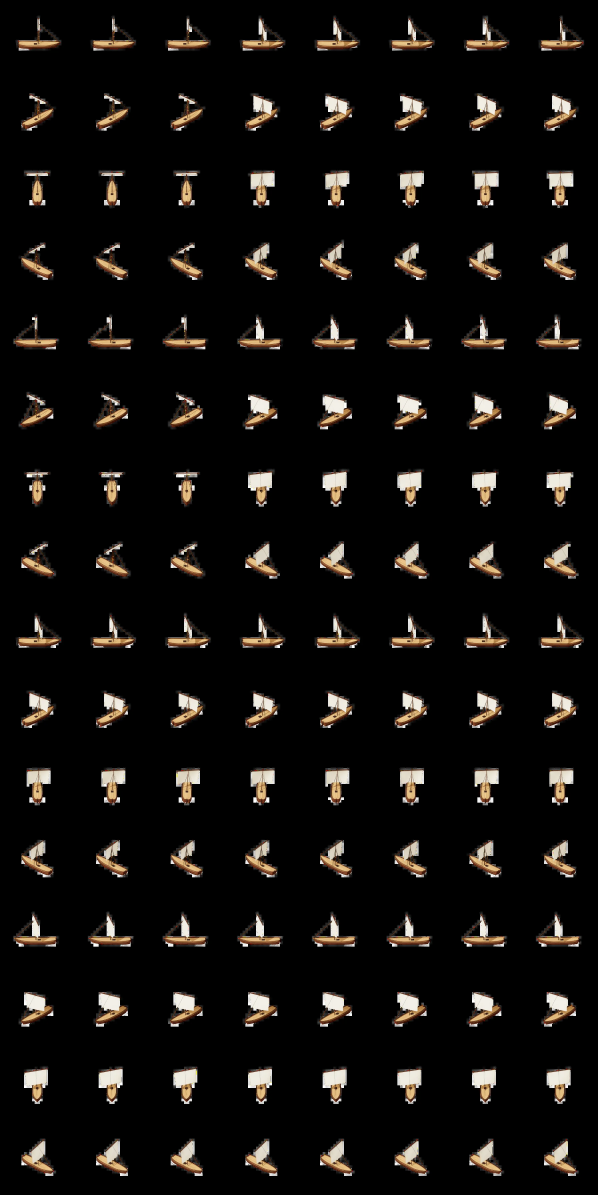
#> input picture images/ships-nav/barca.webp, 1792 x 3584 px, given in place of barca.png, which was not available (shown at 1/3 size)
$ python barca_scene.py
#> lines starting #> are read from the running program, lines starting #| are printed output that depends on the picture; pictures that were not available may be replaced by others from this repository, and a replacement may not be noted
"""바르카 단면 그림은 검은 바탕에 떠 있어서, 같은 배의 외관 원본(투명 배경)으로 배 모양을 따 리스본 앞바다(images/backgrounds/0)에 앉혔다.
   images/_extra/cabin-screen-src/ships/barca.png(외관, 투명) 의 돛 부분을 단면 그림에서 찾아 크기·자리를 맞추고, 그 투명도를 단면 그림에 씌운다."""
import cv2, numpy as np
from PIL import Image, ImageFilter
X='images/_extra/cabin-screen-src'
src=cv2.imread(X+'/ships/barca.png',cv2.IMREAD_UNCHANGED); cut=cv2.imread(X+'/cutaway/barca.png')
#> further down, src is the input picture: shape (3584, 1792, 4); mean B, G, R, A 13.2, 15.7, 18.2, 17.7
Hc,Wc=cut.shape[:2]; a=src[:,:,3]; ys,xs=np.where(a>128)
#> after `a = src[:, :, 3]`:
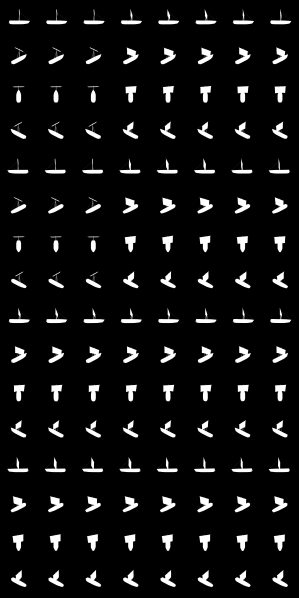
#> a: shape (3584, 1792) (shown at 1/6 size); min 0, max 255, mean 17.7
rgb=(src[:,:,:3].astype(float)*(a[:,:,None]/255.)).astype(np.uint8)
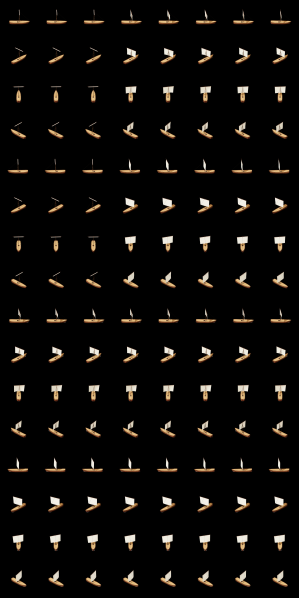
#> rgb: shape (3584, 1792, 3) (shown at 1/6 size); mean B, G, R 8.7, 10.9, 12.9
x0,y0,x1,y1=xs.min(),ys.min(),xs.max(),ys.max()
#> x0 = 45; y0 = 55; x1 = 1746; y1 = 3521
ty0,ty1=y0+int((y1-y0)*0.05),y0+int((y1-y0)*0.5); tx0,tx1=x0+int((x1-x0)*0.3),x0+int((x1-x0)*0.8)
#> after `ty0, ty1 = (y0 + int((y1 - y0) * 0.05), y0 + int((y1 - y0) * 0.5))`: ty0 = 228; ty1 = 1788
#> after `tx0, tx1 = (x0 + int((x1 - x0) * 0.3), x0 + int((x1 - x0) * 0.8))`: tx0 = 555; tx1 = 1405
tmpl=cv2.cvtColor(rgb[ty0:ty1,tx0:tx1],cv2.COLOR_BGR2GRAY); g=cv2.cvtColor(cut,cv2.COLOR_BGR2GRAY); best=None
#> after `g = cv2.cvtColor(cut, cv2.COLOR_BGR2GRAY)`:
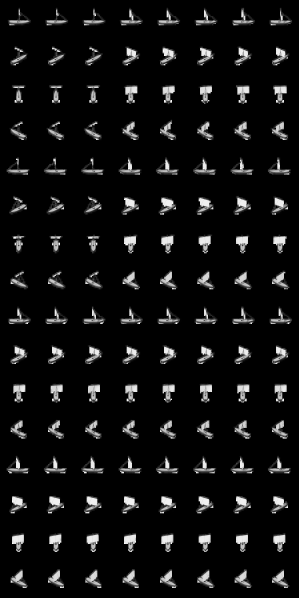
#> g: shape (3584, 1792) (shown at 1/6 size); min 0, max 255, mean 16.2
for sc in np.arange(0.8,1.3,0.02):
    t=cv2.resize(tmpl,None,fx=sc,fy=sc); r=cv2.matchTemplate(g,t,cv2.TM_CCOEFF_NORMED); _,mx,_,loc=cv2.minMaxLoc(r)
    if best is None or mx>best[0]: best=(mx,sc,loc)
#> this loop made 25 passes
#> (mx, best) on passes 1, 5, 6, 7, 8, 9, 10, 11: (0.163, (0.163, 0.8, (429, 63))), (0.179, (0.179, 0.88, (830, 151))), (0.239, (0.239, 0.9, (153, 2120))), (0.314, (0.314, 0.92, (143, 1190))), (0.427, (0.427, 0.94, (139, 1174))), (0.558, (0.558, 0.96, (578, 1156))), (0.699, (0.699, 0.98, (564, 244))), (0.862, (0.862, 1, (555, 228)))
#> pass 1, `t = cv2.resize(tmpl, None, fx=sc, fy=sc)`:
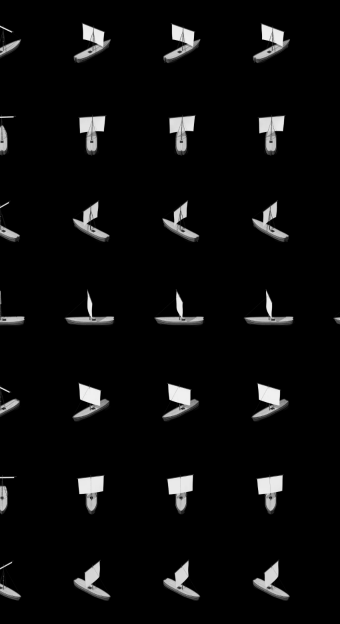
#> t: shape (1248, 680) (shown at 1/2 size); min 0, max 245, mean 11.3
#> pass 1, `r = cv2.matchTemplate(g, t, cv2.TM_CCOEFF_NORMED)`:
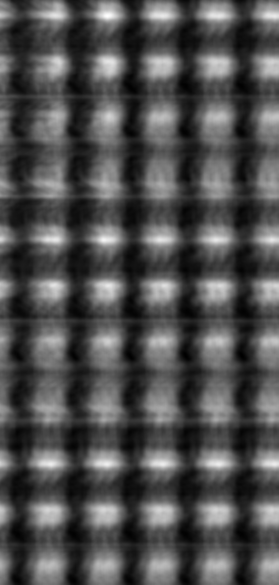
#> r: shape (2337, 1113) float32 (shown at 1/4 size); min -0.0731, max 0.163, mean 0.000122; drawn with min black and max white
#> pass 2, `r = cv2.matchTemplate(g, t, cv2.TM_CCOEFF_NORMED)`:
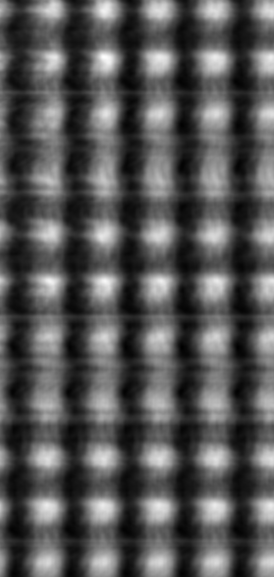
#> r: shape (2306, 1096) float32 (shown at 1/4 size); min -0.0794, max 0.158, mean -2.88e-05; drawn with min black and max white
#> after the loop:
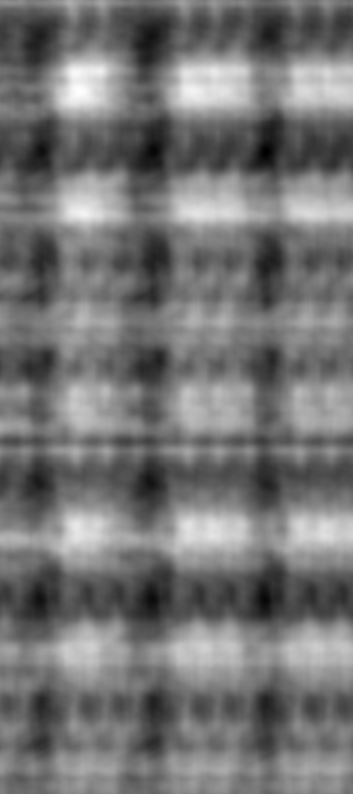
#> r: shape (1588, 705) float32 (shown at 1/2 size); min -0.0442, max 0.0522, mean -0.000119; drawn with min black and max white
_,sc,(lx,ly)=best; ox,oy=int(round(lx-tx0*sc)),int(round(ly-ty0*sc))
#> after `_, sc, (lx, ly) = best`: sc = 1; lx = 555; ly = 228
#> after `ox, oy = (int(round(lx - tx0 * sc)), int(round(ly - ty0 * sc)))`: ox = 0; oy = 0
A=cv2.resize(a,None,fx=sc,fy=sc); M=np.zeros((Hc,Wc),np.uint8)
ya0,xa0=max(0,oy),max(0,ox); ya1,xa1=min(Hc,oy+A.shape[0]),min(Wc,ox+A.shape[1])
#> after `ya0, xa0 = (max(0, oy), max(0, ox))`: ya0 = 0; xa0 = 0
#> after `ya1, xa1 = (min(Hc, oy + A.shape[0]), min(Wc, ox + A.shape[1]))`: ya1 = 3584; xa1 = 1792
M[ya0:ya1,xa0:xa1]=A[ya0-oy:ya1-oy,xa0-ox:xa1-ox]
cutI=Image.fromarray(cv2.cvtColor(cut,cv2.COLOR_BGR2RGB)); AI=Image.fromarray(M)
#> (the run stopped early here; a loop or call above may not have finished)

$ run again, with images/ships-nav/fusta.webp copied over images/ships-nav/barca.webp
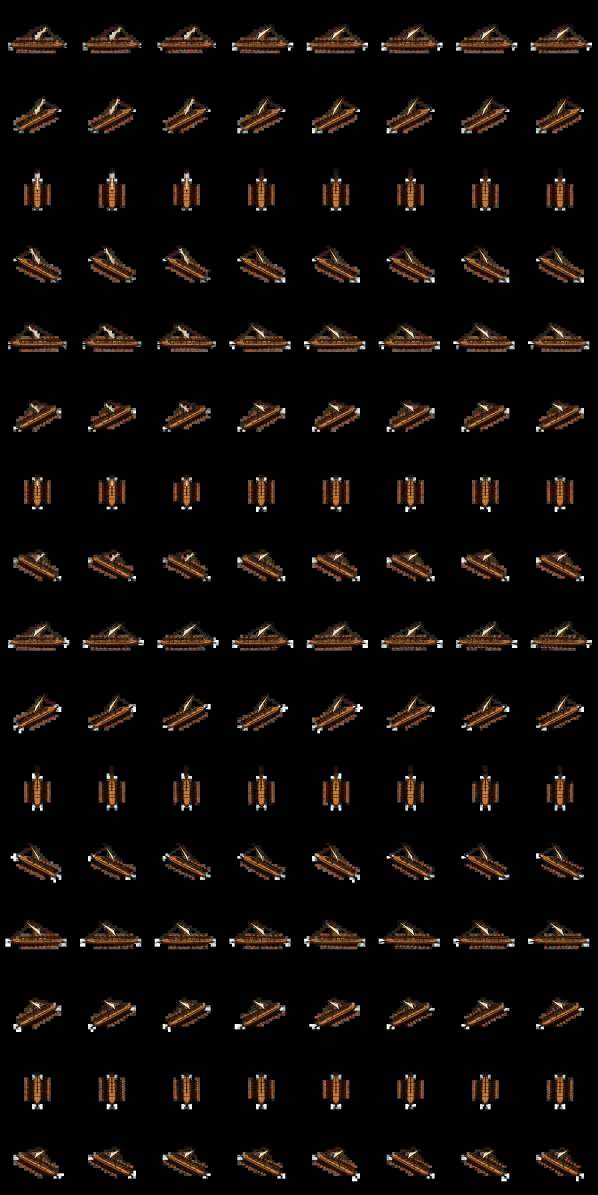
#> input picture images/ships-nav/fusta.webp, 1792 x 3584 px, given in place of barca.png, which was not available (shown at 1/3 size)
#> src is the input picture: shape (3584, 1792, 4); mean B, G, R, A 7.5, 10.2, 14.5, 14.8
#> x0 = 23; y0 = 77; x1 = 1767; y1 = 3533
#> ty0 = 249; ty1 = 1805
#> tx0 = 546; tx1 = 1418
#> the loop `for sc in np.arange(0.8,1.3,0.02):` made 25 passes
#> (mx, best) on passes 1, 2, 4, 5, 6, 7, 8, 9: (0.0693, (0.0693, 0.8, (858, 46))), (0.0721, (0.0721, 0.82, (854, 33))), (0.0834, (0.0834, 0.86, (837, 164))), (0.105, (0.105, 0.88, (611, 1239))), (0.136, (0.136, 0.9, (156, 1223))), (0.177, (0.177, 0.92, (132, 311))), (0.228, (0.228, 0.94, (784, 295))), (0.31, (0.31, 0.96, (116, 280)))
#> pass 1, `r = cv2.matchTemplate(g, t, cv2.TM_CCOEFF_NORMED)`:
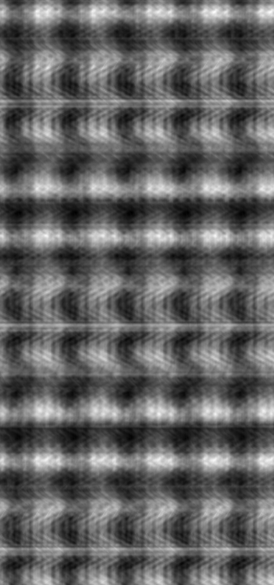
#> r: shape (2340, 1095) float32 (shown at 1/4 size); min -0.0442, max 0.0693, mean 0.00014; drawn with min black and max white
#> after the loop `for sc in np.arange(0.8,1.3,0.02):`:
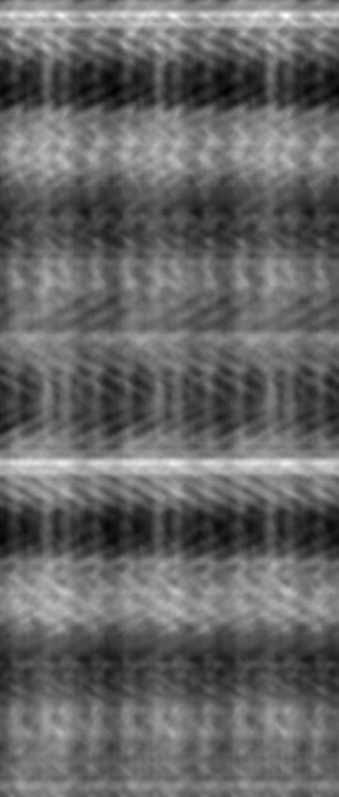
#> r: shape (1593, 677) float32 (shown at 1/2 size); min -0.0315, max 0.0484, mean 0.000528; drawn with min black and max white
#> sc = 1; lx = 546; ly = 249
#> ox = 0
#> ya1 = 3584; xa1 = 1792

$ run again, with images/ships-nav/geobukseon.webp copied over images/ships-nav/barca.webp
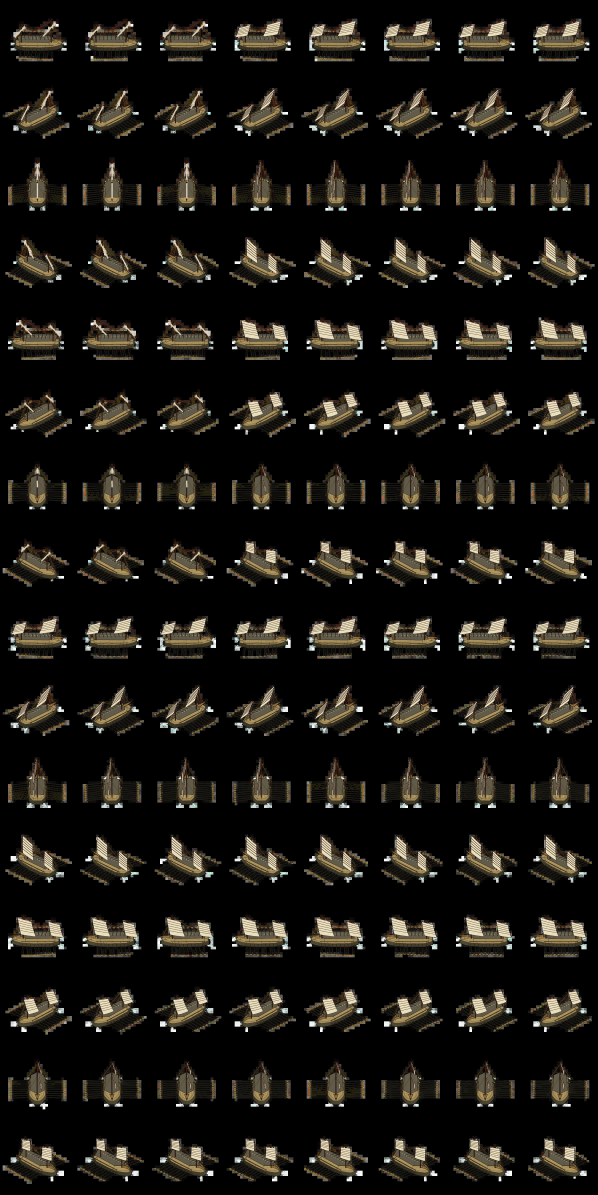
#> input picture images/ships-nav/geobukseon.webp, 1792 x 3584 px, given in place of barca.png, which was not available (shown at 1/3 size)
#> src is the input picture: shape (3584, 1792, 4); mean B, G, R, A 18.2, 22.9, 25.4, 37.9
#> x0 = 17; y0 = 62; x1 = 1776; y1 = 3542
#> ty0 = 236; ty1 = 1802
#> tx0 = 544; tx1 = 1424
#> the loop `for sc in np.arange(0.8,1.3,0.02):` made 25 passes
#> (mx, best) on passes 1 to 8: (0.0981, (0.0981, 0.8, (423, 2182))), (0.112, (0.112, 0.82, (419, 2166))), (0.134, (0.134, 0.84, (640, 2150))), (0.16, (0.16, 0.86, (635, 2139))), (0.186, (0.186, 0.88, (623, 2123))), (0.241, (0.241, 0.9, (141, 2103))), (0.325, (0.325, 0.92, (132, 2092))), (0.412, (0.412, 0.94, (122, 2076)))
#> pass 1, `r = cv2.matchTemplate(g, t, cv2.TM_CCOEFF_NORMED)`:
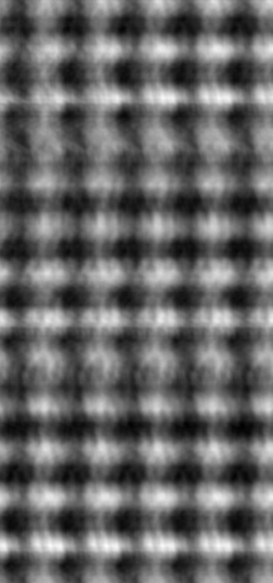
#> r: shape (2332, 1089) float32 (shown at 1/4 size); min -0.0645, max 0.0981, mean 0.000203; drawn with min black and max white
#> after the loop `for sc in np.arange(0.8,1.3,0.02):`:
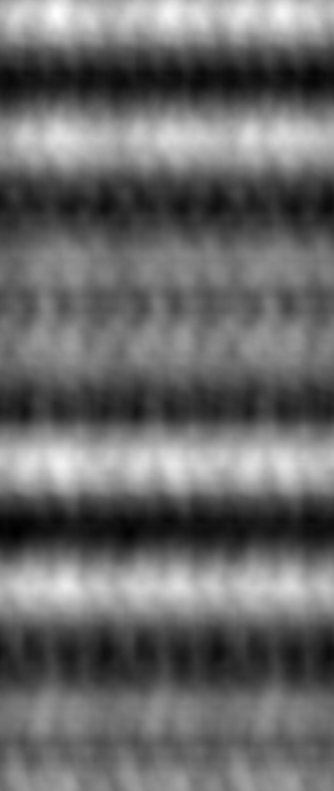
#> r: shape (1581, 667) float32 (shown at 1/2 size); min -0.0602, max 0.0842, mean 0.000283; drawn with min black and max white
#> sc = 1; lx = 544; ly = 236
#> ox = 0
#> ya1 = 3584; xa1 = 1792
